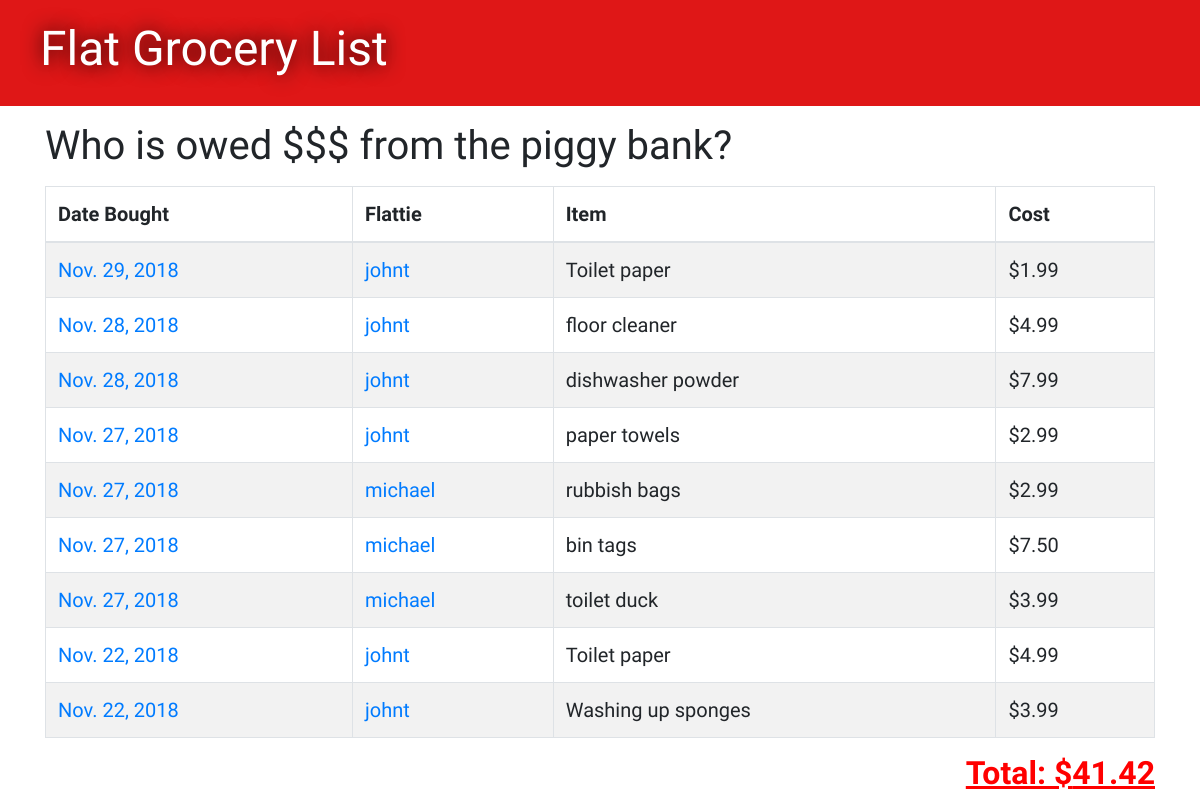
Before: / with the older database file.
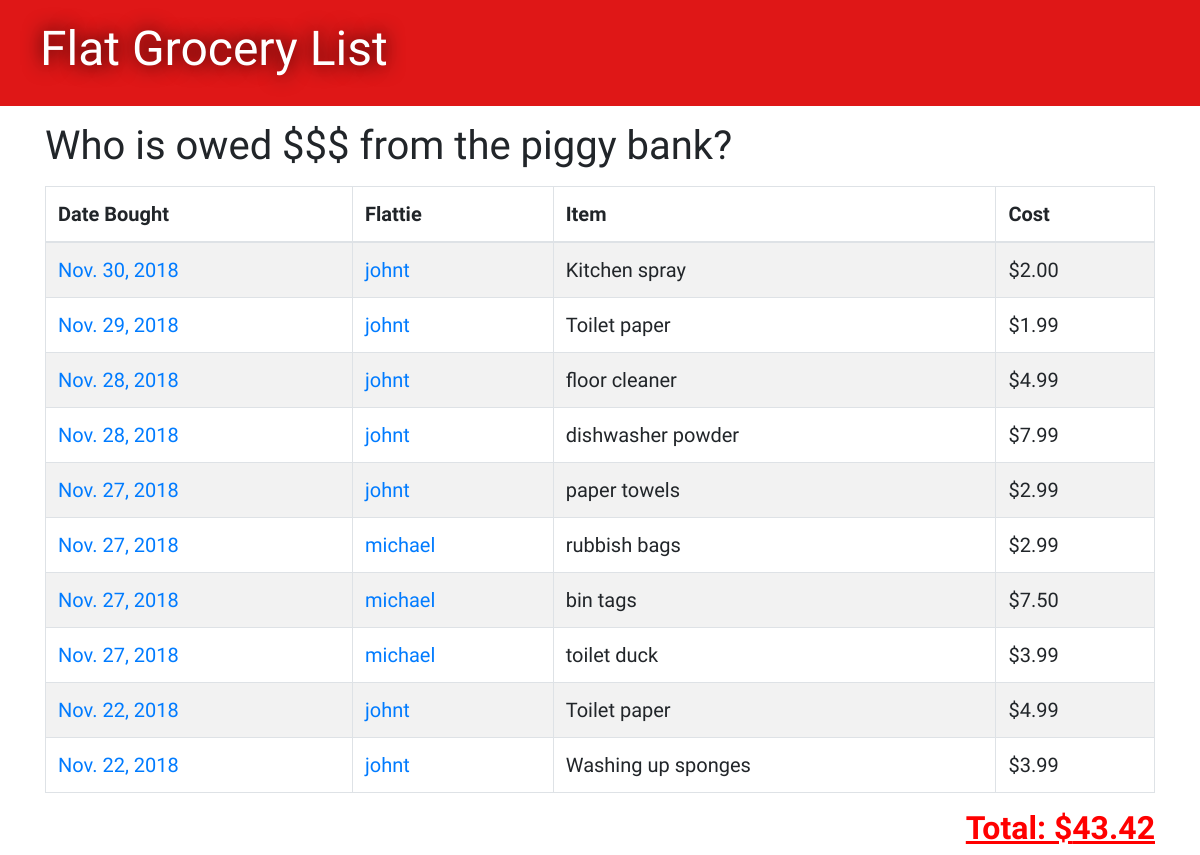
After: the same page with the newer database file.
### groceries/models.py (models this page shows, shortened)
class Grocery(models.Model):
    person = models.ForeignKey('auth.User', on_delete=models.CASCADE)
    item = models.CharField(max_length=100)
    cost = models.DecimalField(max_digits=8, decimal_places=2)
    bought_date = models.DateField(default=timezone.now)
    paid_date = models.DateField(blank=True, null=True)

### groceries/views.py (the view)
# urls.py: path('', views.grocery_list, name='grocery_list'),
def grocery_list(request):
    groceries = Grocery.objects.filter(bought_date__lte=timezone.now()).filter(paid_date__isnull=True).order_by('-bought_date')
    total = 0
    for grocery in groceries:
        total += grocery.cost
    stuff_for_front_end = {'groceries': groceries, 'total': total}
    return render(request, 'groceries/groceries_list.html', stuff_for_front_end)

### groceries/templates/groceries/groceries_list.html (shortened to what this page needs)
{% extends 'groceries/base.html' %}
{% block content %}
    <h1>Who is owed $$$ from the piggy bank?</h1>
    <table id="tablePreview" class="table table-striped table-hover table-bordered">
        <thead>
        <tr>
            <th>Date Bought</th>
            <th>Flattie</th>
            <th>Item</th>
            <th>Cost</th>
        </tr>
        </thead>
        <tbody>
            {% for grocery in groceries %}
                <tr>
                    <td><a href="{% url 'bought_date_list' bought_date=grocery.bought_date %}">{{ grocery.bought_date }}</a></td>
                    <td><a href="{% url 'purchaser_list' person_id=grocery.person_id %}">{{ grocery.person }}</a></td>
                    <td>{{ grocery.item }}</td>
                    <td>${{ grocery.cost }}</td>
                </tr>
            {% endfor %}
        </tbody>
    </table>
    <div>
        <h2 style="float:right"><u>Total: ${{ total }}</u></h2>
    </div>
{% endblock %}

Changed rows visible on the page:
added Grocery: bought_date "Nov. 30, 2018", person "johnt", item "Kitchen spray", cost "2.00"
Other visible differences:
{{ total }}: "41.42" → "43.42"
